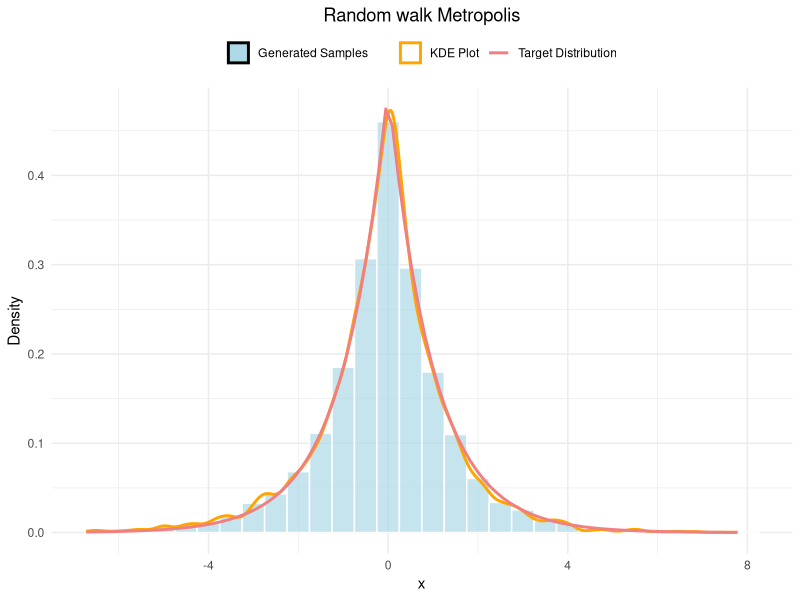
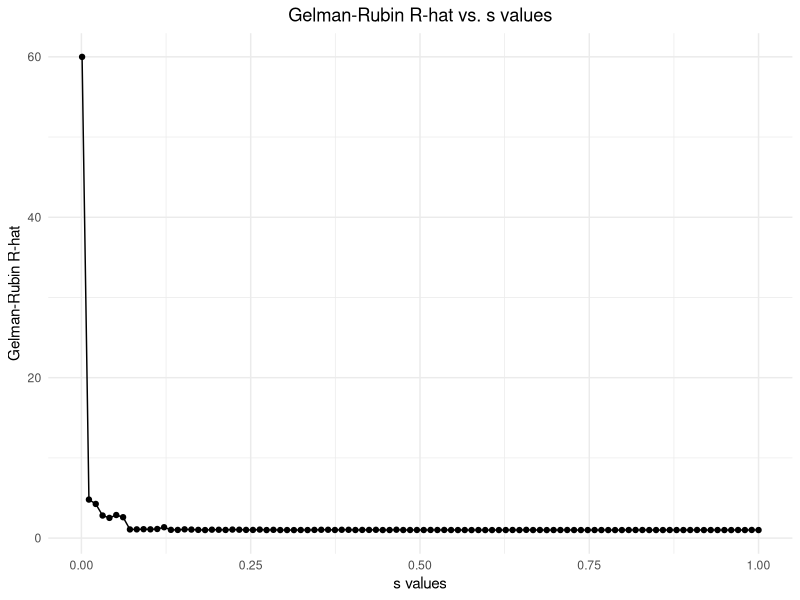

Write the R code that produced these figures, in order.
## ---- chunk 1
knitr::opts_chunk$set(echo = TRUE)
## ---- chunk 2
if (!("dplyr" %in% installed.packages())) {  #! = not in 
  install.packages("dplyr")
}
library("dplyr")

if (!("ggplot2" %in% installed.packages())){
  install.packages("ggplot2")
}
library("ggplot2")
## ---- chunk 3
set.seed(1) 
## ---- chunk 4
target_dist <- function(x) {
  return(exp(-abs(x)) / 2)
}
## ---- chunk 5
metro_algo <- function(N, s, initial_value) {
  target_samples <- vector("numeric", N)  
  x_0 <- initial_value  
  
  for (i in 1:N) {
    if (i > 1) {
      xi_1 <- target_samples[i - 1]
    } else {
      xi_1 <- 0
    }
    
    # Simulate a random number x_star from the Normal distribution
    x_star <- rnorm(1, mean = xi_1, sd = s)
    # Compute the ratio
    ratio <- target_dist(x_star) / target_dist(xi_1)
    # Generate a random number u from the uniform distribution
    u <- runif(1, min = 0.0, max = 1.0)
    
    # Check the acceptance criterion
    if (log(u) < log(ratio)) {
      target_samples[i] <- x_star
    } else {
      target_samples[i] <- xi_1
    }
  }
  
  return(target_samples)
}

# Parameters
N <- 10000
s <- 1
initial_value <- 0
## ---- chunk 6
# Generate samples
samples <- metro_algo(N, s, initial_value)
df <- data.frame(x = samples)

# Visualising data
ggplot(df, aes(x)) +
  geom_histogram(aes(y = ..density.., fill = "Generated Samples"), bins = 30, color = "white", alpha = 0.7) +
  geom_density(aes(color = "KDE Plot"), size = 1) +
  stat_function(aes(color = "Target Distribution"), fun = target_dist, size = 1) +
  scale_color_manual(name = "Legend",
                     values = c("KDE Plot" = "orange", "Target Distribution" = "lightcoral"),
                     labels = c("KDE Plot", "Target Distribution")) +
  scale_fill_manual(name = "Legend",
                    values = c("Generated Samples" = "lightblue"),
                    labels = c("Generated Samples")) +
  labs(title = "Random walk Metropolis",
       x = "x",
       y = "Density") +
  theme_minimal() +
  theme(plot.title = element_text(hjust = 0.5),
        legend.position = "top",
        legend.title = element_blank())
## ---- chunk 7
mc_mean <- mean(samples)
mc_std <- sd(samples)

cat(sprintf("Monte Carlo estimate of Mean (Sample Mean): %.4f\n", mc_mean))
cat(sprintf("Monte Carlo estimate of Standard Deviation (Sample Standard Deviation): %.4f\n", mc_std))
## ---- chunk 8
metro_chain <- function(N, target_dist, s, initial_value) {
 chain <- c(initial_value)
 
 for (i in 2:N) {
   xi_1 <- chain[i - 1]
   x_star <- rnorm(1, mean = xi_1, sd = s)
   ratio <- target_dist(x_star) / target_dist(xi_1)
   u <- runif(1, min = 0.0, max = 1.0)
   
   if (log(u) < log(ratio)) {
     chain[i] <- x_star
   } else {
     chain[i] <- xi_1
   }
 }
 
 return(chain)
}

# Set parameters
N <- 2000  
J <- 4     

# Generate J chains with different initial values
initial_values <- c(0.0, 1.0, -1.0, 2.0)  
chains <- lapply(initial_values, function(iv) metro_chain(N, target_dist, s = 0.001, initial_value = iv))
## ---- chunk 9
compute_sample_mean <- function(chain) {
  return(mean(chain))
}

sample_means <- lapply(chains, compute_sample_mean)

for (j in 1:length(sample_means)) {
  cat(sprintf("Mean of Chain %d (M%d): %f\n", j, j, sample_means[[j]]))
}
## ---- chunk 10
compute_sample_variance <- function(chain, sample_mean) {
  N <- length(chain)
  return(sum((chain - sample_mean)^2) / N)
}

sample_variances <- mapply(compute_sample_variance, chains, sample_means)

for (j in 1:length(sample_variances)) {
  cat(sprintf("Variance of Chain %d (V%d): %f\n", j, j, sample_variances[j]))
}
## ---- chunk 11
overall_within_variance <- mean(sample_variances)

cat(sprintf("Overall Within-Sample Variance (W): %f\n", overall_within_variance))
## ---- chunk 12
overall_sample_mean <- mean(unlist(sample_means))

cat(sprintf("Overall Sample Mean (M): %f\n", overall_sample_mean))
## ---- chunk 13
sample_means_num <- unlist(sample_means)
between_sample_variance <- mean(sum((sample_means_num - overall_sample_mean)^2))

cat(sprintf("Between-Sample Variance (B): %f\n", between_sample_variance))
## ---- chunk 14
rhat_value <- sqrt((between_sample_variance + overall_within_variance) / overall_within_variance)

cat(sprintf("Gelman-Rubin R-hat Value: %f\n", rhat_value))
## ---- chunk 15
gelman_rubin_rhat <- function(N, J, target_dist, s_values) {
  rhat_values <- numeric(length(s_values))
  
  for (i in seq_along(s_values)) {
    s <- s_values[i]
    chains <- lapply(1:J, function(j) metro_chain(N, target_dist, s, initial_value = j))
    
    sample_means <- sapply(chains, mean)
    between_sample_variance <- sum((sample_means - mean(sample_means))^2) / J
    overall_within_variance <- mean(sapply(chains, var))
    
    rhat_value <- sqrt((between_sample_variance + overall_within_variance) / overall_within_variance)
    rhat_values[i] <- rhat_value
  }
  
  return(rhat_values)
}

# Parameters
N <- 2000
J <- 4
s_values <- seq(0.001, 1, length.out = 100)

# Calculate R-hat values
rhat_values <- gelman_rubin_rhat(N, J, target_dist, s_values)

df <- data.frame(s_values = s_values, rhat_values = rhat_values)

# Visualising data
ggplot(df, aes(x = s_values, y = rhat_values)) +
  geom_line() +
  geom_point() +
  labs(x = "s values", y = "Gelman-Rubin R-hat", title = "Gelman-Rubin R-hat vs. s values") +
  theme_minimal() +
  theme(plot.title = element_text(hjust = 0.5))
